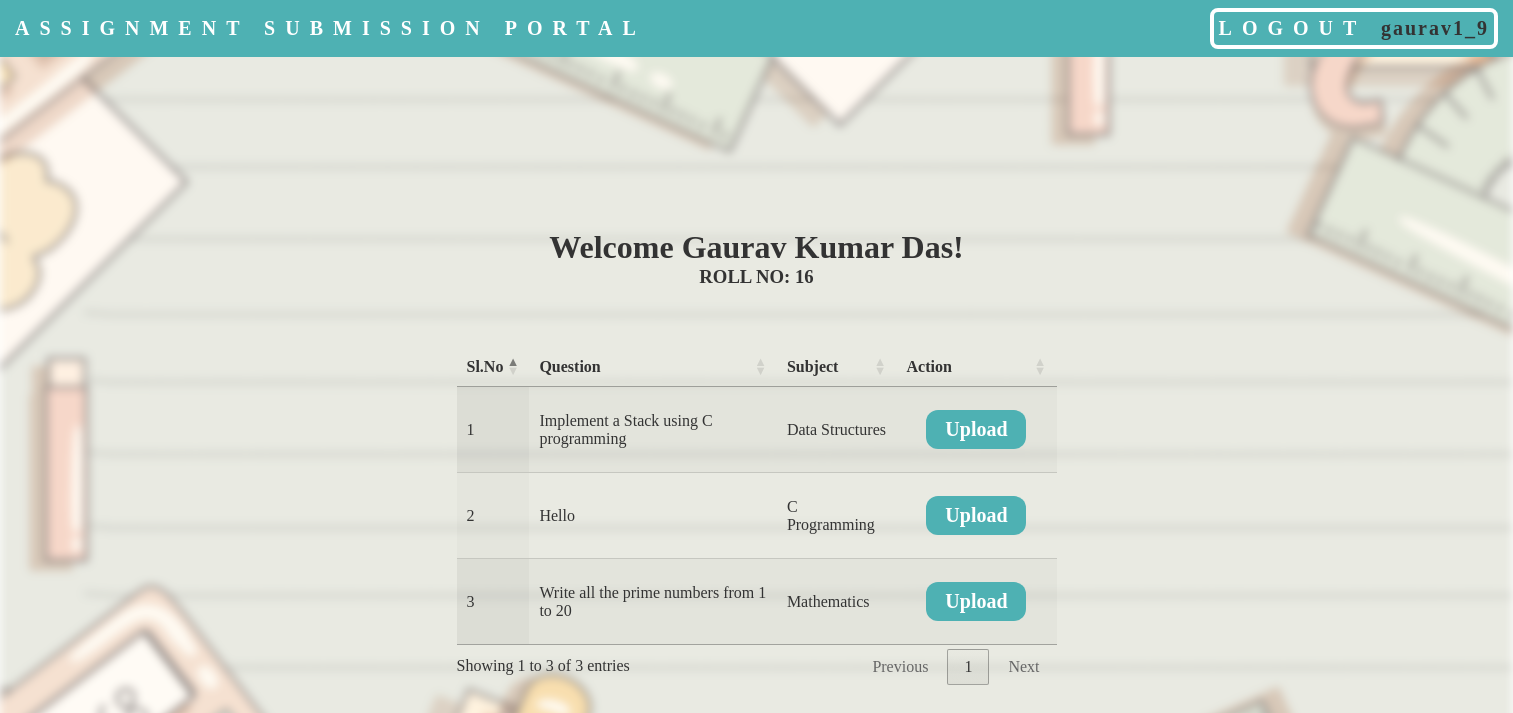
Screenshot of /StudentPages/student-homepage.php (signed in) with the database file from the repository.
### tables this page shows
CREATE TABLE `assignments` (
  `sl_no` int(11) NOT NULL,
  `subject` varchar(30) NOT NULL,
  `question` varchar(200) NOT NULL
);

### StudentPages/student-homepage.php (the view, shortened to what this page needs)
<?php
include('../PHP/connection.php');
?>
<!DOCTYPE html>
<html>
<head>
    <link rel="stylesheet" href="//cdn.datatables.net/1.13.1/css/jquery.dataTables.min.css">
    <link rel="stylesheet" href="../CSS//navbar.css">
    <link rel="stylesheet" href="../CSS//student.css">
    <link rel="stylesheet" href="../../5th Semester//CSS//registration-style.css">
    <link rel="stylesheet" href="../../5th Semester//CSS//modal.css">
    <link rel="stylesheet" href="../CSS//bg.css">
</head>
<body>
    <nav>
        <ul>
            <li>
                <a href="../homepage.html" class="uppercase">Assignment Submission Portal</a>
            </li>
            <li class="brd">
                <a href="../PHP/logout.php">LOGOUT <span><?php echo $_SESSION['username'];?></span></a>
            </li>
        </ul>
    </nav>
    <div class="container">
        <h1>Welcome <?php echo $_SESSION['name'].'!';?></h1>
        <h3>ROLL NO: <span id='session_roll_no'><?php echo $_SESSION['roll_no'];?></span></h3>
        <table id="table_id" class="display">
            <thead>
                <tr>
                    <th>Sl.No</th>
                    <th>Question</th>
                    <th>Subject</th>
                    <th>Action</th>
                </tr>
            </thead>
            <tbody>
            <?php
                $sql_T="select * from assignments where question NOT IN (select question from answers where roll_no =".$_SESSION['roll_no'].");";
                $result_T = mysqli_query($conn,$sql_T);
                $i = 1;
                while($row = mysqli_fetch_assoc($result_T)){
                    echo"
                        <tr>
                            <td>".$i."</td>
                            <td>".$row['question']."</td>
                            <td>".$row['subject']."</td>
                            <td><button class='small' id=".$row['sl_no'].">Upload</button></td>
                        </tr>
                        ";
                        $i++;
                }
                ?>
            </tbody>
        </table>
    </div>
</body>
</html>

### CSS/navbar.css (style rules this page uses)
ul { list-style-type: none; display: flex; flex-direction: row; justify-content: space-between; align-items: center; padding:8px 15px; }
li a { color:#fff; text-decoration: none; font-size: 20px; letter-spacing: 10px; font-weight: bold; }
li a span { letter-spacing: 2px; }
nav { background-color: #4eb1b3; }
.brd { border: 4px solid #fff; border-radius: 8px; padding: 5px; }

### CSS/student.css (style rules this page uses)
* { margin: 0; padding: 0; }
a { text-decoration: none; }
.container { display: flex; align-items: center; justify-content: center; height:100vh; flex-direction: column; }

### CSS/registration-style.css (style rules this page uses)
* { font-family: 'consolas'; color: #333; }
button { width: 608px; margin: 15px 20px; border: none; border-radius: 12px; background-color: #4eb1b3; color: #fff; font-size: 28px; padding: 8px 0; font-weight: bold; outline: none; }
.small { width: 100px; font-size: 20px; }
.uppercase { text-transform: uppercase; }

### CSS/bg.css (style rules this page uses)
body::before { content: ''; background-image: url('IMG/bg1.png'); height:100vh; width:100vw; background-size: cover; background-repeat: no-repeat; position:fixed; z-index: -1; top: 0; left: 0; opacity: 0.6; filter: blur(5px); }

### rows the page displays
assignments: question "Implement a Stack using C programming", subject "Data Structures"
assignments: question "Hello", subject "C Programming"
assignments: question "Write all the prime numbers from 1 to 20", subject "Mathematics"

### other values shown
$_SESSION['username'] "gaurav1_9"
$_SESSION['name'] "Gaurav Kumar Das"
$_SESSION['roll_no'] "16"
